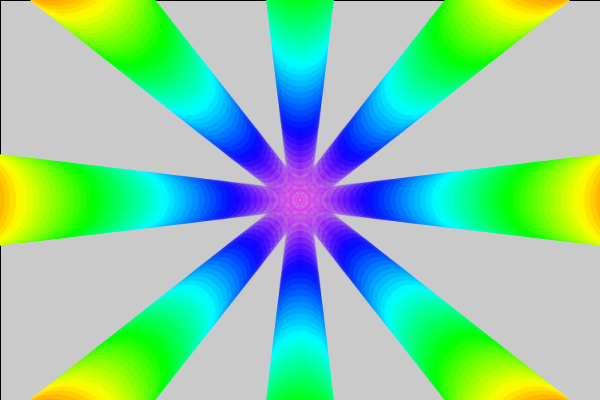
Frame 1 (no input)
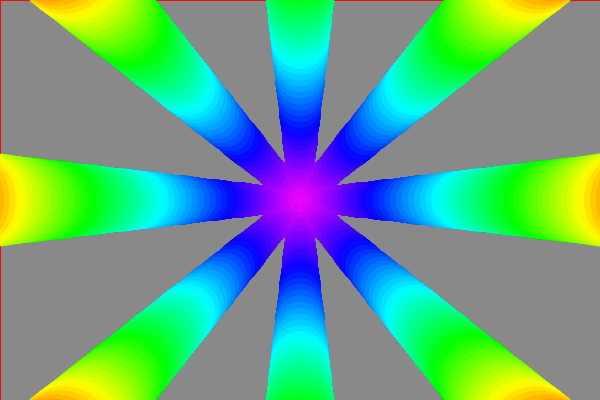
Frame 60 (the mouse pressed at the canvas centre just before this capture)
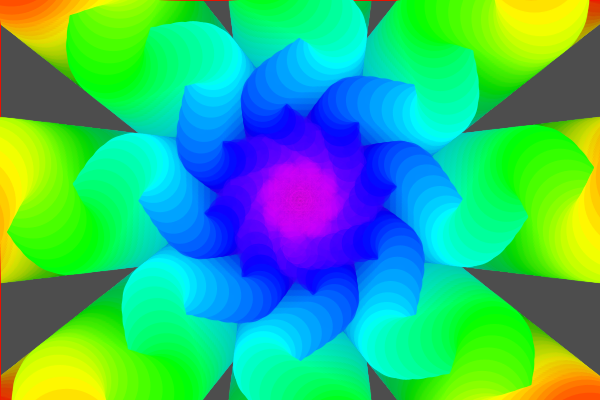
Frame 120 (the mouse held since frame 60 and released just before this capture)

The Processing sketch that drew these frames (run headless with seeded random() and noise(); from frame 60 on, the mouse is pressed at the canvas centre):

// Processing sketch: processing_147142
// ── processing_147142.pde

//this is a color tweak of Octopuss by Daniel Wyllie

float cont2;
float h,directionh, speedh;  
float lite1,lite2;

void setup()
{
 // size(1280,720);
 size(600,400);
 frameRate(20);
 colorMode(HSB,360,100,100,100);   
 float h=15;
 float speedh = 1.0;
 float directionh = 1; 
}
 
void draw()
{   
h += speedh*directionh;                       
if(h>60){
speedh = -speedh;
}
if(h<15){
directionh = -directionh;
}  
   
  fill(0,0,0,1);//background
  rect(0,0,width,height);
  translate(width/2,height/2);
  for (int i =0; i<8; i++)
  {
    for (float cont=0; cont<PI; cont = cont + PI/60)
    {
        lite1 = 300-30*PI*cont;
        lite2 = 300-lite1;
        stroke(lite1,100,100,10);  //outline 
        fill(lite1,100,100,lite2); //change color,opacity
     ellipse(  
         mouseX/8.0*sin(cont2-6*cont),
         cont*height/PI,
         20+cont*30,20+cont*30); 
      ellipse(
         mouseX/8.0*sin(cont2-6*cont),
         cont*height/PI,
         4+cont*6,4+cont*6);
    }
     cont2 = cont2 + PI/240;
     rotate(TWO_PI/8);
     smooth();              
  }    
 println(frameCount);
 println(frameRate); 
}

 
  
